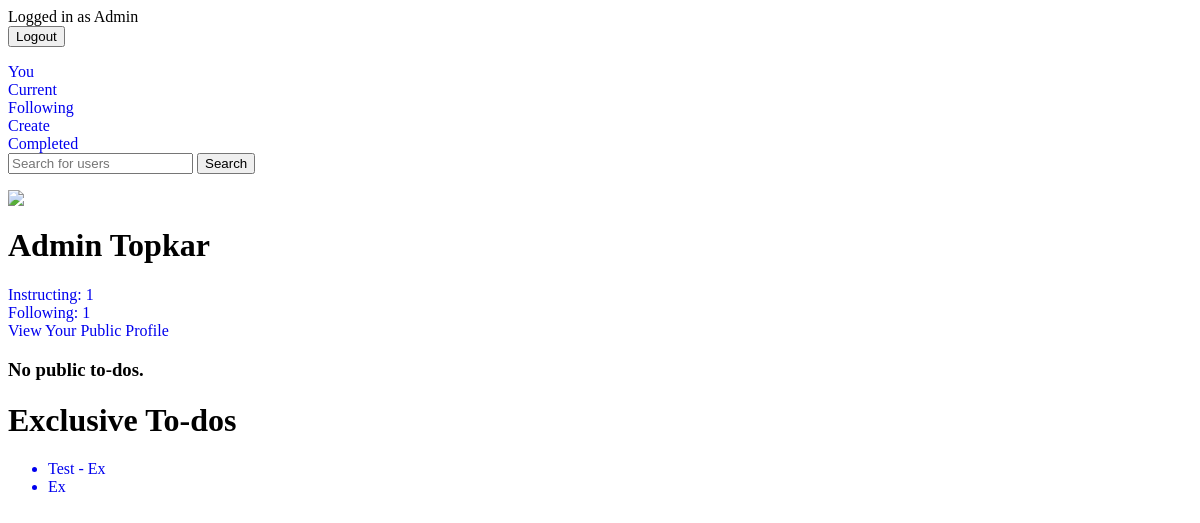
Before: /userprofile/view/self/ (signed in) with the older database file.
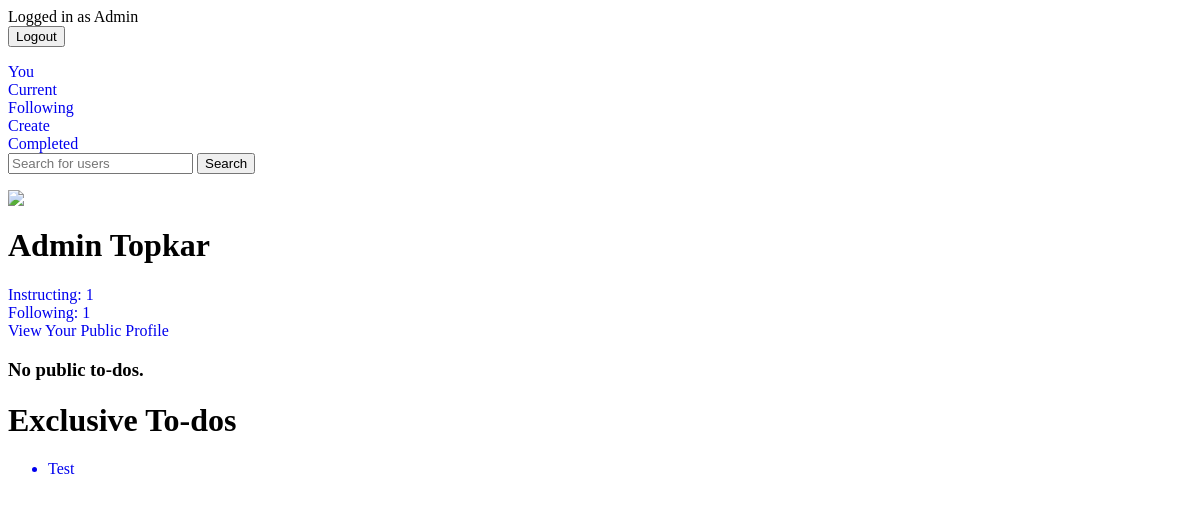
After: the same page with the newer database file.
### crispApp/models.py (models this page shows, shortened)
class Todo(models.Model):
    title = models.CharField(max_length=100)
    memo = models.TextField(blank=True)
    visibility_choices = [
        ('Private', 'Personal - Only visible to you'),
        ('Exclusive', 'Exclusive - Send to selective followers'),
        ('Public', 'Public - Send to your followers'),
    ]
    visibility = models.CharField(max_length=9, choices=visibility_choices, default='Private')
    created = models.DateTimeField(auto_now_add=True)
    important = models.BooleanField(default=False)
    author = models.ForeignKey(UserProfile, on_delete=models.CASCADE, related_name='author')
    submitters = models.ManyToManyField(UserProfile, through='Submission')
    send_to = models.ManyToManyField(UserProfile, related_name='send_to')

### userProfile/views.py (the view)
# urls.py: path('view/self/', views.viewself, name='viewself'),
@login_required #Profile needed
def viewself(request):
     try:
        profile = UserProfile.objects.get(user=request.user)
     except ObjectDoesNotExist:
        return redirect ('userProfile:createprofile')
     todos = Todo.objects.filter(author=profile, visibility='Public').order_by('-created')
     exclusive = Todo.objects.filter(author=profile, visibility='Exclusive').order_by('-created')
     instructing = profile.instructing.all().count()
     following = profile.following.all().count()
     context = {'profile':profile, 'following':following,'instructing':instructing, 'todos':todos, 'exclusive':exclusive}
     return render (request, 'userProfile/viewself.html', context)

### crispApp/templates/userProfile/viewself.html (shortened to what this page needs)
{% extends 'todoApp/base.html' %}
{% block content %}
<img src="{{ profile.pfp_url }}">
<h1>{{ profile.user.first_name }} {{ profile.user.last_name }}</h1>
<a href="{% url 'userProfile:instructing' profile.id %}">Instructing: {{ instructing }}</a><br>
<a href="{% url 'userProfile:following' profile.id %}">Following: {{ following }}</a><br>
<a href="{% url 'userProfile:viewprofile' profile.id %}">View Your Public Profile</a>
{% if todos %}
<h1>Your Public Todos</h1>
<ul>
     {% for todo in todos %}
          <a href="{% url 'viewtodo' todo.id %}">
               <li>
                    {% if todo.important %}
                    <b>
                    {% endif %}
                    {{ todo.title }}
                    </b>
                    {% if todo.memo %}
                    ~{{todo.memo}}
                    {% endif %}
               </li>
          </a>
     {% endfor %}
</ul>
{% else %}
<h3>No public to-dos.</h3>
{% endif %}
{% if exclusive %}
<h1>Exclusive To-dos</h1>
<ul>
     {% for todo in exclusive %}
          <a href="{% url 'viewtodo' todo.id %}">
               <li>
                    {{ todo.title }}
               </li>
          </a>
     {% endfor %}
</ul>
{% else %}
<h3>No exclusive to-dos.</h3>
{% endif %}
{% endblock %}

Changed rows visible on the page:
removed Todo: title "Test - Ex"
removed Todo: title "Ex"
added Todo: title "Test"
